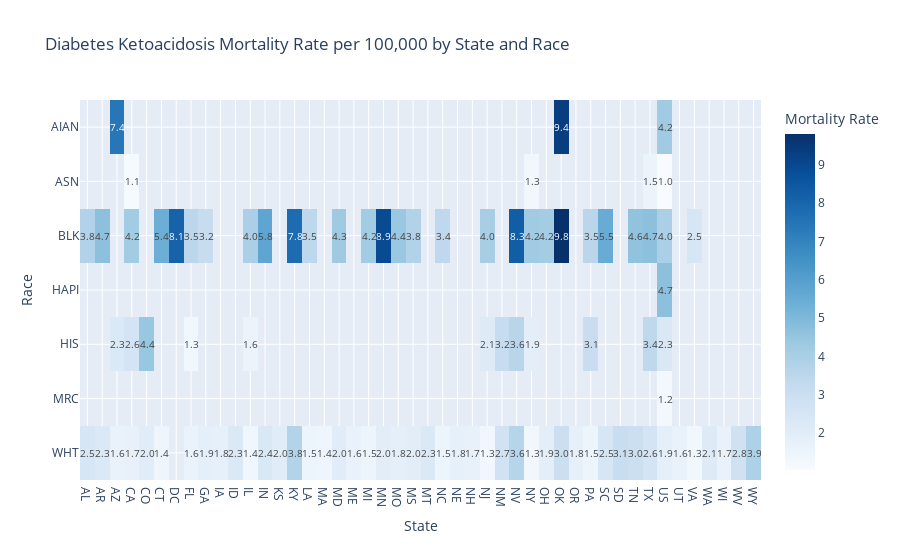

Source (notebook cell):
### Code cell
pivot_data = filtered_data.pivot_table(
    values='DataValue',
    index='StratificationID1', 
    columns='LocationAbbr', 
)

# Create a heatmap using Plotly 
fig = px.imshow(
    pivot_data,
    labels=dict(x="State", y="Race", color="Mortality Rate"),
    x=pivot_data.columns,
    y=pivot_data.index,
    title="Diabetes Ketoacidosis Mortality Rate per 100,000 by State and Race",
    aspect="auto",
    color_continuous_scale='Blues'
)

# Adding text to each cell manually
fig.update_traces(texttemplate="%{z:.1f}", textfont={"size": 10})

# Show the plot
fig.show()

### Figure 1 — Plotly figure (JSON) as saved in the notebook; plotly's stock layout.template omitted (floating-point values rounded to 4 significant figures; data arrays with more than 128 entries replaced by an {"elided": "..."} marker saying what was removed)
{"data": [{"coloraxis": "coloraxis", "hovertemplate": "State: %{x}<br>Race: %{y}<br>Mortality Rate: %{z}<extra></extra>", "name": "0", "textfont": {"size": 10}, "texttemplate": "%{z:.1f}", "type": "heatmap", "x": ["AL", "AR", "AZ", "CA", "CO", "CT", "DC", "FL", "GA", "IA", "ID", "IL", "IN", "KS", "KY", "LA", "MA", "MD", "ME", "MI", "MN", "MO", "MS", "MT", "NC", "NE", "NH", "NJ", "NM", "NV", "NY", "OH", "OK", "OR", "PA", "SC", "SD", "TN", "TX", "US", "UT", "VA", "WA", "WI", "WV", "WY"], "xaxis": "x", "y": ["AIAN", "ASN", "BLK", "HAPI", "HIS", "MRC", "WHT"], "yaxis": "y", "z": {"elided": "7x46 float values"}}], "layout": {"coloraxis": {"colorbar": {"title": {"text": "Mortality Rate"}}, "colorscale": [[0, "rgb(247,251,255)"], [0.125, "rgb(222,235,247)"], [0.25, "rgb(198,219,239)"], [0.375, "rgb(158,202,225)"], [0.5, "rgb(107,174,214)"], [0.625, "rgb(66,146,198)"], [0.75, "rgb(33,113,181)"], [0.875, "rgb(8,81,156)"], [1, "rgb(8,48,107)"]]}, "title": {"text": "Diabetes Ketoacidosis Mortality Rate per 100,000 by State and Race"}, "xaxis": {"anchor": "y", "domain": [0, 1], "title": {"text": "State"}}, "yaxis": {"anchor": "x", "autorange": "reversed", "domain": [0, 1], "title": {"text": "Race"}}}}
